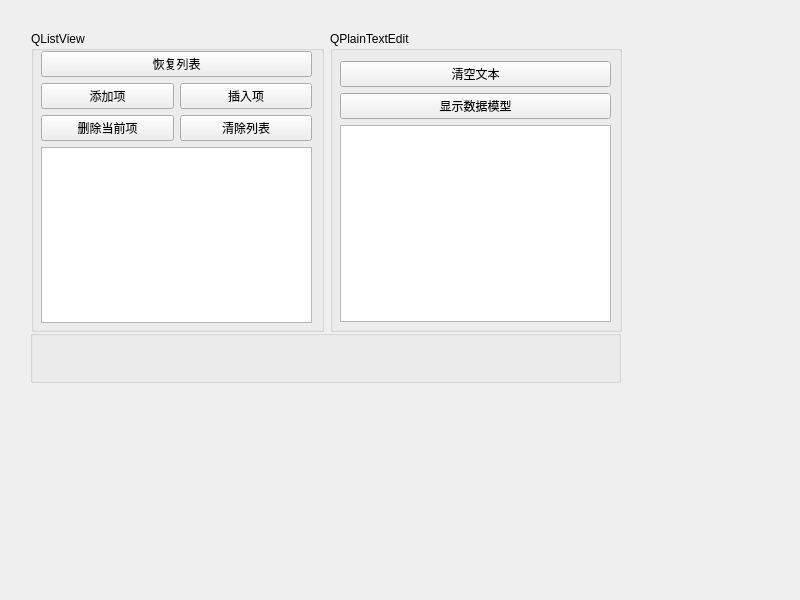
<?xml version="1.0" encoding="UTF-8"?>
<ui version="4.0">
 <class>Widget</class>
 <widget class="QWidget" name="Widget">
  <property name="geometry">
   <rect>
    <x>0</x>
    <y>0</y>
    <width>800</width>
    <height>600</height>
   </rect>
  </property>
  <property name="windowTitle">
   <string>Widget</string>
  </property>
  <widget class="QGroupBox" name="groupBox_3">
   <property name="geometry">
    <rect>
     <x>30</x>
     <y>330</y>
     <width>591</width>
     <height>53</height>
    </rect>
   </property>
   <property name="title">
    <string/>
   </property>
   <layout class="QHBoxLayout" name="horizontalLayout_2">
    <item>
     <widget class="QLabel" name="label">
      <property name="text">
       <string/>
      </property>
     </widget>
    </item>
   </layout>
  </widget>
  <widget class="QWidget" name="layoutWidget">
   <property name="geometry">
    <rect>
     <x>31</x>
     <y>31</y>
     <width>591</width>
     <height>301</height>
    </rect>
   </property>
   <layout class="QHBoxLayout" name="horizontalLayout">
    <item>
     <widget class="QGroupBox" name="groupBox">
      <property name="title">
       <string>QListView</string>
      </property>
      <widget class="QWidget" name="layoutWidget">
       <property name="geometry">
        <rect>
         <x>10</x>
         <y>20</y>
         <width>271</width>
         <height>272</height>
        </rect>
       </property>
       <layout class="QGridLayout" name="gridLayout">
        <item row="0" column="0" colspan="2">
         <widget class="QPushButton" name="pushButton">
          <property name="text">
           <string>恢复列表</string>
          </property>
         </widget>
        </item>
        <item row="1" column="0">
         <widget class="QPushButton" name="btnListAppend">
          <property name="text">
           <string>添加项</string>
          </property>
         </widget>
        </item>
        <item row="1" column="1">
         <widget class="QPushButton" name="btnListInsert">
          <property name="text">
           <string>插入项</string>
          </property>
         </widget>
        </item>
        <item row="2" column="0">
         <widget class="QPushButton" name="btnDelCurItem">
          <property name="text">
           <string>删除当前项</string>
          </property>
         </widget>
        </item>
        <item row="2" column="1">
         <widget class="QPushButton" name="btnClearList">
          <property name="text">
           <string>清除列表</string>
          </property>
         </widget>
        </item>
        <item row="3" column="0" colspan="2">
         <widget class="QListView" name="listView"/>
        </item>
       </layout>
      </widget>
     </widget>
    </item>
    <item>
     <widget class="QGroupBox" name="groupBox_2">
      <property name="title">
       <string>QPlainTextEdit</string>
      </property>
      <widget class="QWidget" name="layoutWidget">
       <property name="geometry">
        <rect>
         <x>10</x>
         <y>30</y>
         <width>271</width>
         <height>261</height>
        </rect>
       </property>
       <layout class="QGridLayout" name="gridLayout_2">
        <item row="0" column="0">
         <widget class="QPushButton" name="pushButton_6">
          <property name="text">
           <string>清空文本</string>
          </property>
         </widget>
        </item>
        <item row="1" column="0">
         <widget class="QPushButton" name="btnTextImport">
          <property name="text">
           <string>显示数据模型</string>
          </property>
         </widget>
        </item>
        <item row="2" column="0">
         <widget class="QPlainTextEdit" name="plainTextEdit"/>
        </item>
       </layout>
      </widget>
     </widget>
    </item>
   </layout>
  </widget>
 </widget>
 <resources/>
 <connections/>
</ui>
